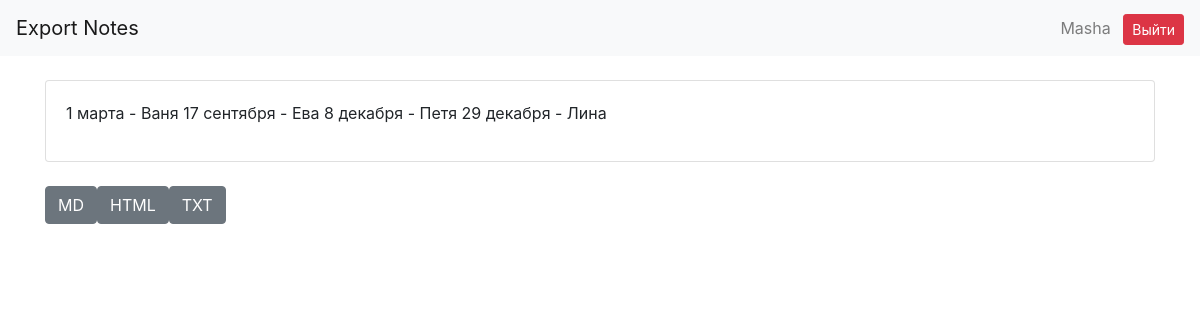
/note/2 (signed in), run on the app's committed database.
### database/users.py (models this page shows, shortened)
class User(SqlAlchemyBase, UserMixin):
    __tablename__ = "users"
    id = sqlalchemy.Column(sqlalchemy.Integer, primary_key=True, autoincrement=True)
    username = sqlalchemy.Column(sqlalchemy.String, nullable=False, unique=True)
    password_hash = sqlalchemy.Column(sqlalchemy.String, nullable=False)
    created_at = sqlalchemy.Column(sqlalchemy.DateTime, default=datetime.datetime.now)
    notes = orm.relationship("Note", back_populates='user')

### database/notes.py (models this page shows)
class Note(SqlAlchemyBase, UserMixin):
    __tablename__ = "notes"
    id = sqlalchemy.Column(sqlalchemy.Integer, primary_key=True, autoincrement=True)
    title = sqlalchemy.Column(sqlalchemy.String)
    content = sqlalchemy.Column(sqlalchemy.Text)
    created_at = sqlalchemy.Column(sqlalchemy.DateTime, default=datetime.datetime.now)
    updated_at = sqlalchemy.Column(sqlalchemy.DateTime, default=datetime.datetime.now)
    user_id = sqlalchemy.Column(sqlalchemy.Integer, sqlalchemy.ForeignKey("users.id"))
    user = orm.relationship('User')
    attachments = orm.relationship("Attachment", back_populates='note')

### routes/view.py (the view)
@blueprint.route('/note/<int:note_id>', methods=['GET'])
@login_required
def view_note(note_id):
    db_sess = create_session()
    note = db_sess.query(Note).get(note_id)
    if not note or note.user_id != current_user.id:
        db_sess.close()
        abort(404)
    rendered_html = to_html(note.content)
    attachments = db_sess.query(Attachment).filter(Attachment.note_id == note_id).all()
    db_sess.close()
    return render_template('note_view.html', note=note, rendered_html=rendered_html, attachments=attachments)

### database/db_session.py (called while the page is built)
def create_session() -> Session:
    global __factory
    return __factory()

### utils/md_parser.py (called while the page is built)
def to_html(text):
    if not text:
        return ''
    return markdown.markdown(text)

### templates/note_view.html (shortened to what this page needs)
{% extends "base.html" %}
{% block content %}
<div class="card mb-4">
    <div class="card-body">
        {{ rendered_html|safe }}
    </div>
</div>
<div class="mt-4 d-flex gap-2">
    <a href="/note/{{ note.id }}/export/md" class="btn btn-secondary">
        MD
    </a>
    <a href="/note/{{ note.id }}/export/html" class="btn btn-secondary">
        HTML
    </a>
    <a href="/note/{{ note.id }}/export/txt" class="btn btn-secondary">
        TXT
    </a>
</div>
{% endblock %}

### templates/base.html (shortened to what this page needs)
<!doctype html>
<html lang="en">
<head>
    <link rel="stylesheet"
          href="https://stackpath.bootstrapcdn.com/bootstrap/4.4.1/css/bootstrap.min.css"
>
</head>
<body>
<header>
    <nav class="navbar navbar-light bg-light">
        <a class="navbar-brand" href="#">Export Notes</a>
        {% if current_user.is_authenticated %}
        <div class="ml-auto">
            <span class="navbar-text mr-2">{{ current_user.username }}</span>
            <a class="btn btn-sm btn-danger" href="/logout">Выйти</a>
        </div>
        {% else %}
        <p>
            <a class="btn btn-primary " href="/register">Зарегистрироваться</a>
            <a class="btn btn-success" href="/login">Войти</a>
        </p>
        {% endif %}
    </nav>
</header>
<main role="main" class="container">
    {% block content %}{% endblock %}
</main>
</body>
</html>

### data on the page
User: username "Masha"
Note: content "1 марта - Ваня 17 сентября - Ева 8 декабря - Петя 29 декабря - Лина"
